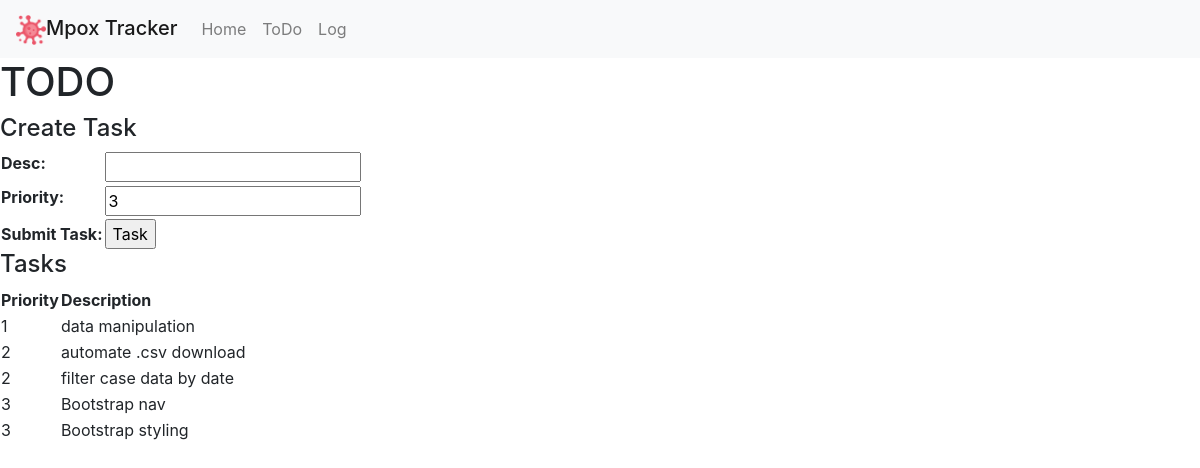
The page /todo on the database as committed earlier.
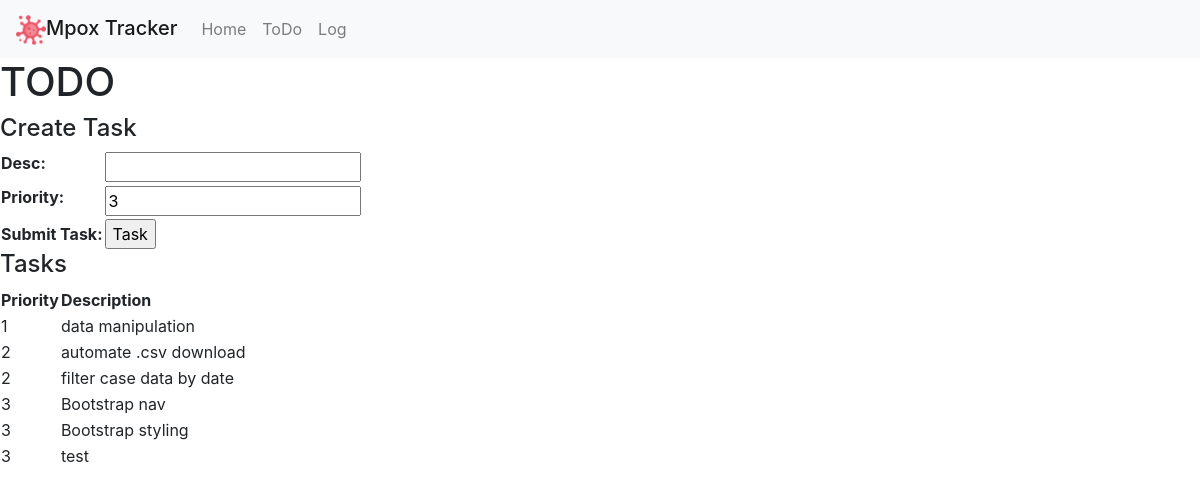
The same page on the database as committed later.
### app/models.py (models this page shows, shortened)
class Task(models.Model):
    desc = models.CharField(blank=False, max_length=250)
    priority = models.IntegerField(default=3)

### app/views.py (the view)
# urls.py: path('todo', views.todo, name='todo'),
def todo(request):
    if request.method == 'GET':
        tasks = Task.objects.all().order_by('priority').values()
        form = TaskEntryForm()
        context = {
            "tasks": tasks,
            "form": form
        }
        return render(request, 'app/todo.html', context)
    else:
        form = TaskEntryForm(request.POST)
        if form.is_valid():
            entry = form.save()
            return redirect('todo')

### app/forms.py
class TaskEntryForm(ModelForm):
    class Meta:
        model = Task
        exclude = []

### app/templates/app/todo.html (shortened to what this page needs)
{% extends "app/layout.html" %}
{% block body %}
<h1>TODO</h1>
<h4>Create Task</h4>
<form class="createTask" action="{% url 'todo' %}" method="post">
    <table>
        {{ form.as_table }}
        <tr>
            <td>
                <b>Submit Task:</b>
            </td>
            <td>
                <input type="submit" value="Task" class="submit">
            </td>
        </tr>
    </table>
</form>
<h4>Tasks</h4>
<table>
    <tr>
        <th>Priority</th>
        <th>Description</th>
    </tr>
{% for task in tasks %}
    <tr>
        <td>{{ task.priority }}</td>
        <td>{{ task.desc }}</td>
    </tr>
{% endfor %}
</table>
{% endblock %}

Rows that differ between the two databases and show on the page:
added Task: priority "3", desc "test"
